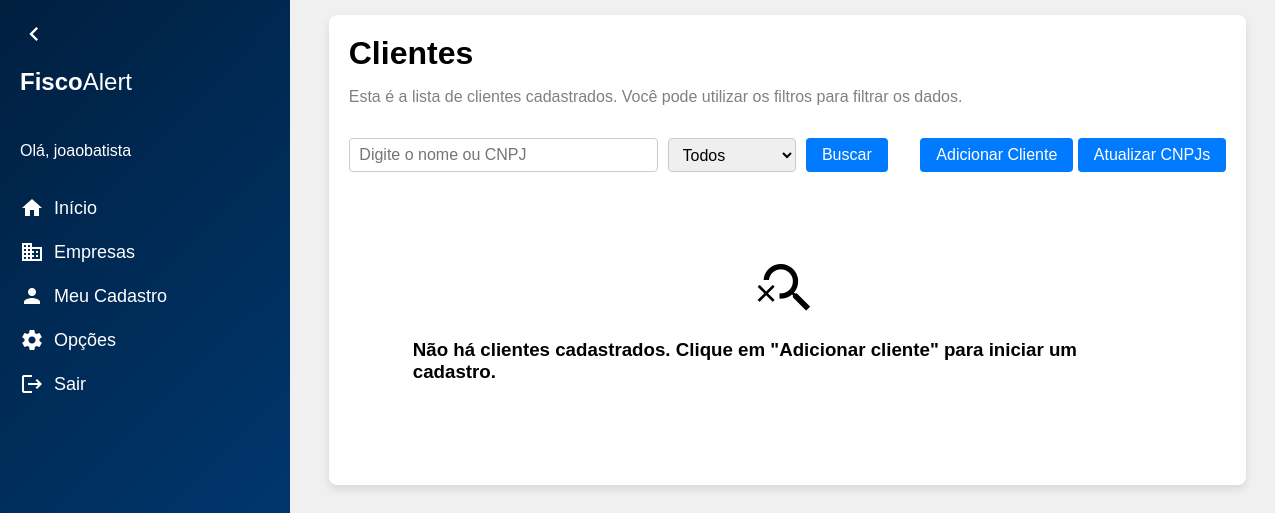
The page /clientes/ (signed in) on the database as committed earlier.
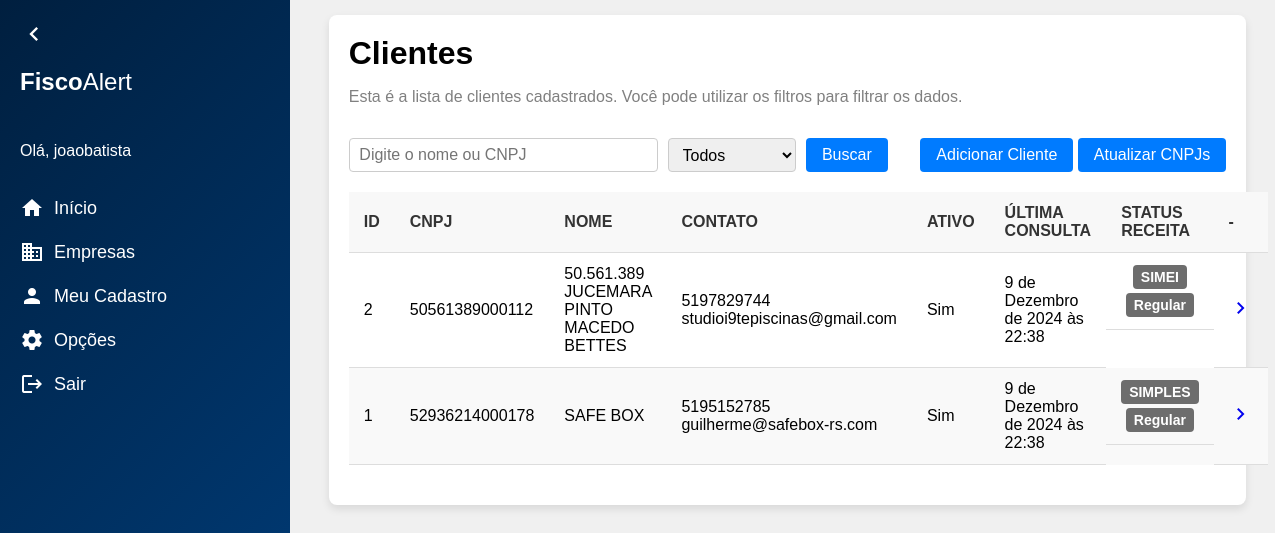
The same page on the database as committed later.
### clientes/models.py (models this page shows, shortened)
class Cliente(models.Model):
    id = models.AutoField(primary_key=True)
    nome_fantasia = models.CharField(max_length=200)
    razao_social = models.CharField(max_length=200)
    cnpj = models.CharField(max_length=14, blank=True, null=True)
    responsavel_tecnico = models.CharField(max_length=50)
    email = models.CharField(max_length=200, blank=True, null=True)
    tipo_empresa = models.ForeignKey(TipoEmpresa, on_delete=models.PROTECT, related_name='tipo_empresa', blank= True, null= True)
    regime_fiscal = models.ForeignKey(RegimeFiscal, on_delete=models.PROTECT, related_name= 'regime_fiscal')
    data_inclusao = models.DateField(blank= True, null= True)
    data_exclusao = models.DateField(blank= True, null= True)
    ultima_atualizacao = models.DateTimeField(blank=True, null=True)
    status = models.CharField(max_length=20, blank= True, null= True)
    telefone = models.CharField(
        max_length=15, blank=True, null=True,
        validators=[
            RegexValidator(
                regex=r'^\d{10,11}$',
                message="O número de telefone deve conter apenas dígitos e ter 10 ou 11 dígitos."
            )
        ]
    )
    ativo = models.BooleanField(default=True)
    escritorio = models.ForeignKey(Escritorio, on_delete=models.PROTECT, related_name='escritorio', blank= True, null= True)

class RegimeFiscal(models.Model):
    id = models.AutoField(primary_key=True)
    nome = models.CharField(max_length=30)
    def __str__(self):
        return self.nome
    class Meta:
        verbose_name = "Regime Fiscal"
        verbose_name_plural = "Regimes Fiscais"

### clientes/views.py (the view)
# urls.py: path('clientes/', clientes_view, name='clientes'),
@filtrar_clientes_por_escritorio
@login_required
def clientes_view(request):
    clientes = request.clientes.order_by('nome_fantasia')
    search = request.GET.get('search', '')
    status = request.GET.get('status', '')
    if search:
        clientes = clientes.filter(Q(nome_fantasia__icontains=search) | Q(cnpj__icontains=search))
    if status == 'ativo':
        clientes = clientes.filter(ativo=True)
    elif status == 'inativo':
        clientes = clientes.filter(ativo=False)
    return render(request, 'clientes.html', {'clientes': clientes})

### clientes/utils.py (called while the page is built)
def filtrar_clientes_por_escritorio(view_func):
    @wraps(view_func)
    def _wrapped_view(request, *args, **kwargs):
        if not request.user.is_authenticated:
            return HttpResponseForbidden("Usuário não autenticado.")
        escritorio = getattr(request.user, 'escritorio', None)
        if not escritorio:
            return HttpResponseForbidden("Usuário não pertence a nenhum escritório.")
        request.clientes = Cliente.objects.filter(escritorio=escritorio)
        return view_func(request, *args, **kwargs)
    return _wrapped_view

### clientes/templates/clientes.html (shortened to what this page needs)
{% extends "base.html" %}
{% block content %}
<div class="content">
    <div class="container">
        <div class="title">Clientes</div>
        <p>Esta é a lista de clientes cadastrados. Você pode utilizar os filtros para filtrar os dados.</p>
        <div class="actions">
            <form method="GET" action="">
                <input
                    type="text"
                    name="search"
                    placeholder="Digite o nome ou CNPJ"
                    value="{{ request.GET.search }}"
                >
                <select name="status">
                    <option value="" {% if not request.GET.status %}selected{% endif %}>Todos</option>
                </select>
                <button type="submit">Buscar</button>
            </form>
            <div>
                <a href="{% url 'novo_cliente' %}" class="add-client-btn"><button >Adicionar Cliente</button></a>
                <a href="{% url 'atualizar_clientes' %}" id="update-clients-btn" class="update-clients-btn"><button type="button">Atualizar CNPJs</button></a>
            </div>
        </div>
        {% if clientes %}
            <table>
                <thead>
                    <tr>
                        <th>ID</th>
                        <th>CNPJ</th>
                        <th>NOME</th>
                        <th>CONTATO</th>
                        <th>ATIVO</th>
                        <th>ÚLTIMA CONSULTA</th>
                        <th>STATUS RECEITA</th>
                        <th>-</th>
                    </tr>
                </thead>
                <tbody>
                    {% for cliente in clientes %}
                    <tr>
                        <td>{{ cliente.id }}</td>
                        <td>{{ cliente.cnpj }}</td>
                        <td>{{ cliente.nome_fantasia }}</td>
                        <td>
                            {{ cliente.telefone }}<br>{{ cliente.email }}</td>
                        <td>
                            {% if cliente.ativo == True %}
                            Sim
                            {% else %}
                            Não
                            {% endif %}
                        </td>
                        <td>
                            {% if cliente.ultima_atualizacao %}
                                {{ cliente.ultima_atualizacao }}
                            {% else %}
                                Aguardando a primeira análise.
                            {% endif %}
                        </td>
                        <td class="status-tag">
                            <span>{{ cliente.regime_fiscal }}</span>
                            <span>
                                {% if cliente.status %}
                                    {{ cliente.status }}
                                {% else %}
                                    Em análise
                                {% endif %}
                            </span>
                        </td>
                        <td class="actions-icons">
                            <a href="{% url 'cliente_detalhe' pk=cliente.pk %}">
                                <span class="material-icons">chevron_right</span>
                            </a>
                        </td>
                    </tr>
                    {% endfor %}
                </tbody>
            </table>
        {% else %}
            <div class="placeholder-clientes">
                <div class="material-icons">search_off</div>
                <h3>Não há clientes cadastrados. Clique em "Adicionar cliente" para iniciar um cadastro.</h3>
            </div>
        {% endif %}
    </div>
</div>
{% endblock %}

Rows that differ between the two databases and show on the page:
added Cliente: id "2", cnpj "50561389000112", nome_fantasia "50.561.389 JUCEMARA PINTO MACEDO BETTES", telefone "5197829744", email "studioi9tepiscinas@gmail.com", ativo "Sim", ultima_atualizacao "9 de Dezembro de 2024 às 22:38", regime_fiscal "SIMEI", status "Regular"
now on this page (row edited): Cliente: id "1", cnpj "52936214000178", nome_fantasia "SAFE BOX", telefone "5195152785", email "guilherme@safebox-rs.com", ativo "Sim", ultima_atualizacao "9 de Dezembro de 2024 às 22:38", regime_fiscal "SIMPLES", status "Regular"
Other text that changed with them:
text no longer shown: "Não há clientes cadastrados. Clique em \"Adicionar cliente\" para iniciar um cadastro."
text now shown: "ID CNPJ NOME CONTATO ATIVO ÚLTIMA CONSULTA STATUS RECEITA -"
